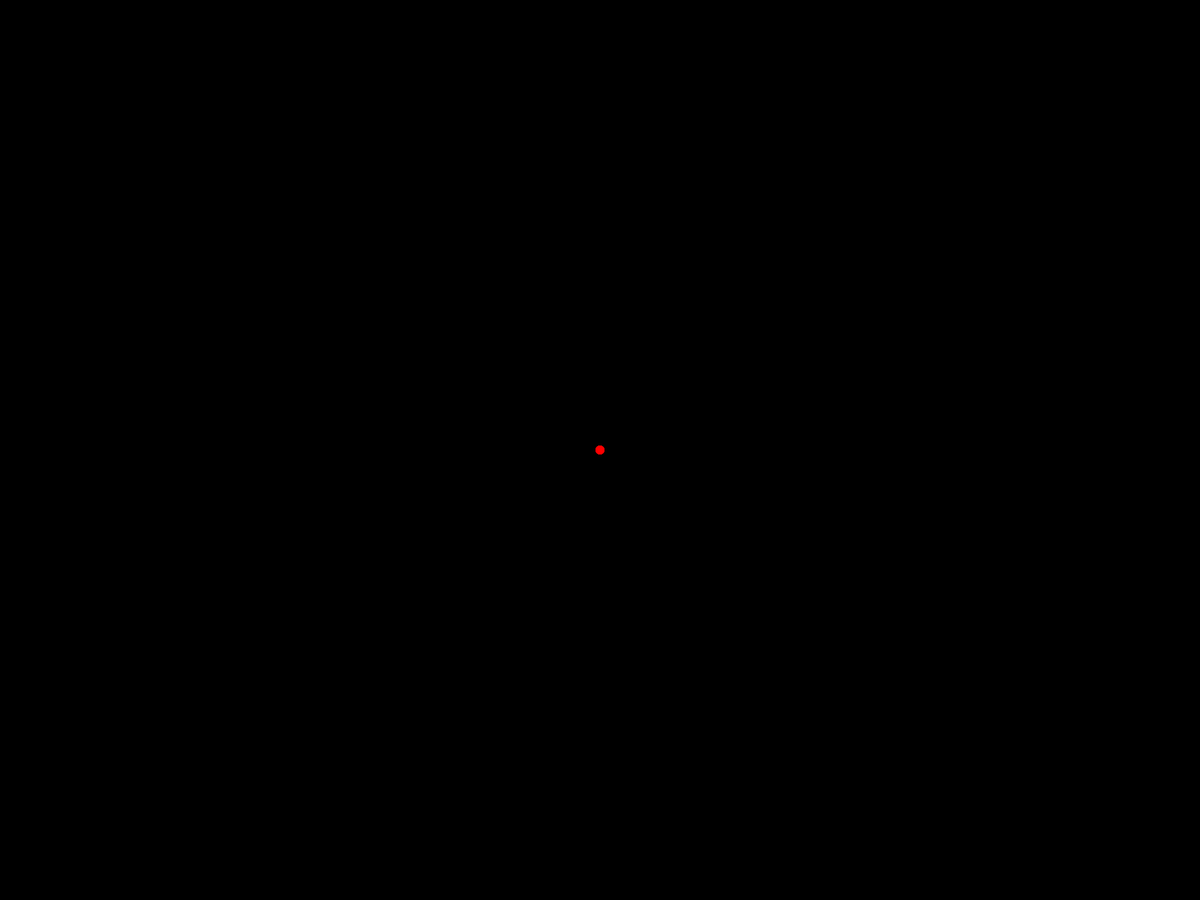
Frame 1 (no input)
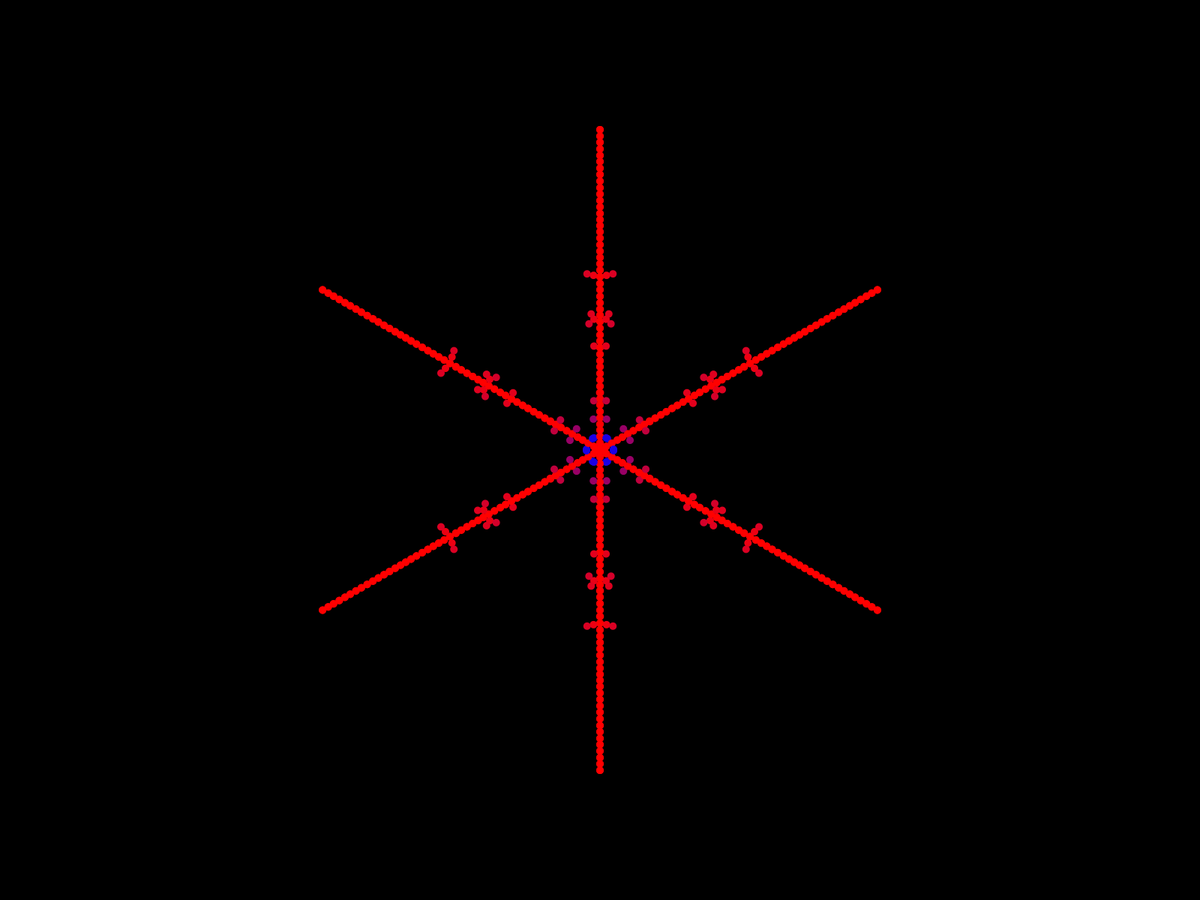
Frame 60 (the mouse pressed at the canvas centre just before this capture)
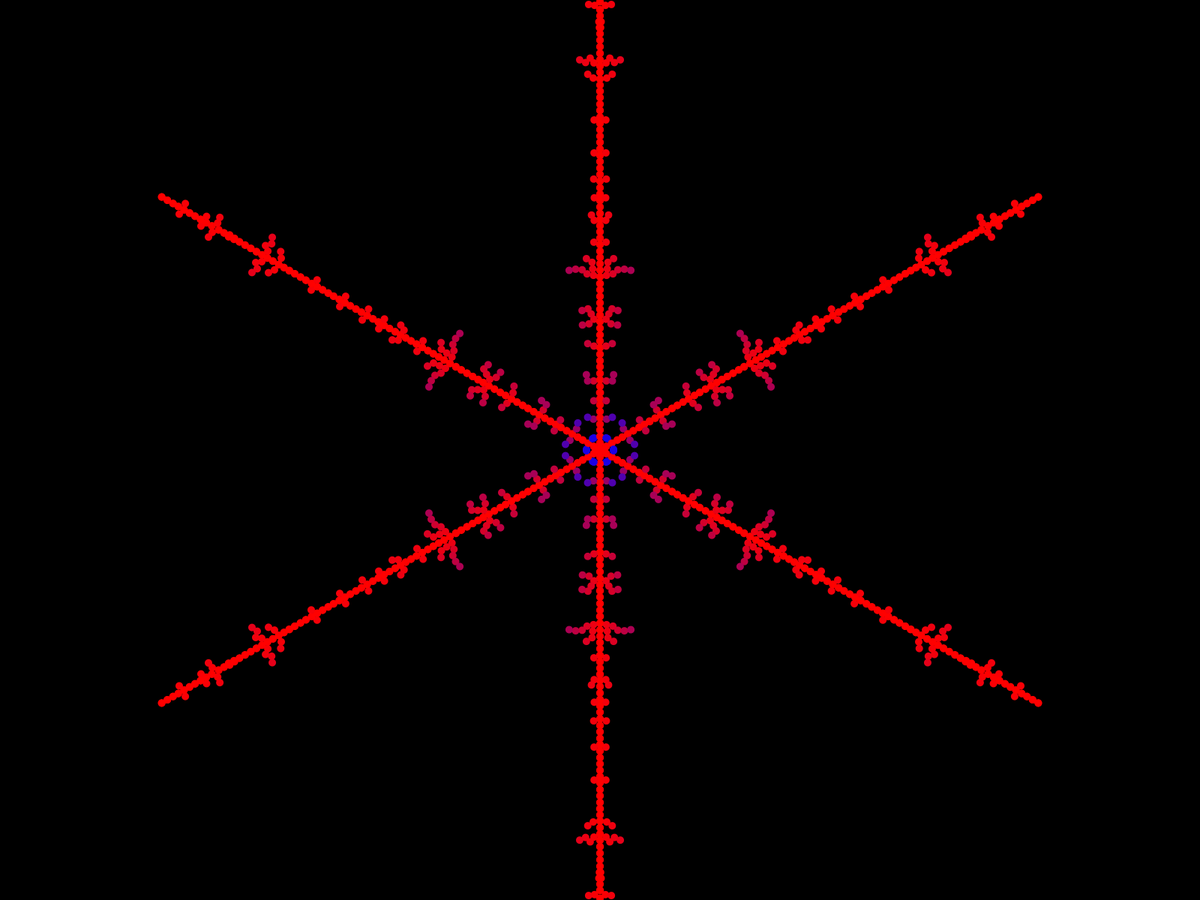
Frame 120 (the mouse held since frame 60 and released just before this capture)

The Processing sketch that drew these frames (run headless with seeded random() and noise(); from frame 60 on, the mouse is pressed at the canvas centre):

// Processing sketch: CopoNieve
// ── CopoNieve.pde

Particula MiParticula;
ArrayList<Particula> CopoNieve;

void setup() {
  //size(600, 600);
  fullScreen();
  noStroke();
  MiParticula = new Particula(width/2, 0);
  CopoNieve = new ArrayList<Particula>();
}

void draw() {
  background(0);
  translate(width/2, height/2);

  Boolean Encontrado = false;
  while (!Encontrado) {
    MiParticula.Mover();
     //MiParticula.Dibujar();
    if (MiParticula.Final() || MiParticula.Choque(CopoNieve)) {
      CopoNieve.add(MiParticula);
      MiParticula = new Particula(width, random(0, height/2));
      Encontrado = true;
    }
  }
  for (int i = 0; i < 6; i++) {
    rotate(PI/3);
    for (Particula BebeParticula : CopoNieve) {
      BebeParticula.Dibujar();
    }
    pushMatrix();
    scale(1, -1);
    for (Particula BebeParticula : CopoNieve) {
      BebeParticula.Dibujar();
    }

    popMatrix();
  }
}

void keyPressed() {
  if (key == 'k') {
     CopoNieve = new ArrayList<Particula>();
  }
}

// ── Particula.pde

class Particula {

  PVector Posicion;
  float Radio;
  color Color;

  Particula(float x_, float y_) {
    Posicion = new PVector(x_, y_);
    Radio = 5;
    Color = color(random(0, 255), random(0, 255), random(0, 255));
  }

  void Dibujar() {
    fill(Color);
    ellipse(Posicion.x, Posicion.y, Radio *2, Radio *2);
  }

  void Mover() {
    Posicion.x = Posicion.x - 1;
    Posicion.y = Posicion.y + random(-1, 1);

    float Angulo = Posicion.heading();
    Angulo = constrain(Angulo, 0, PI/6);
    Color = color(map(Angulo, 0, PI/6, 0, 255), 0, map(Angulo, 0, PI/6, 255, 0));
    float Mangitud = Posicion.mag();
    Posicion = PVector.fromAngle(Angulo);
    Posicion.setMag(Mangitud);
  }

  boolean Choque(ArrayList<Particula> CopoBebe) {
    for (Particula BebeParticula : CopoBebe) {
      float D = dist(BebeParticula.Posicion.x, BebeParticula.Posicion.y, Posicion.x, Posicion.y);
      if (D < Radio*1.8 ) {
        return true;
      }
    }
    return false;
  }

  boolean Final() {
    boolean Llego = Posicion.x < 1;
    return Llego;
  }
}
